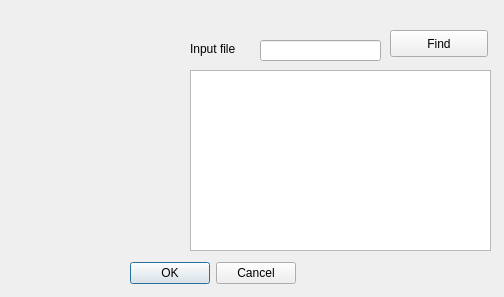
<?xml version="1.0" encoding="UTF-8"?>
<ui version="4.0">
 <class>MainForm</class>
 <widget class="QWidget" name="MainForm">
  <property name="geometry">
   <rect>
    <x>0</x>
    <y>0</y>
    <width>504</width>
    <height>297</height>
   </rect>
  </property>
  <property name="windowTitle">
   <string>Form</string>
  </property>
  <widget class="QDialogButtonBox" name="buttonBox">
   <property name="geometry">
    <rect>
     <x>120</x>
     <y>260</y>
     <width>176</width>
     <height>27</height>
    </rect>
   </property>
   <property name="standardButtons">
    <set>QDialogButtonBox::Cancel|QDialogButtonBox::Ok</set>
   </property>
  </widget>
  <widget class="QWidget" name="verticalLayoutWidget">
   <property name="geometry">
    <rect>
     <x>20</x>
     <y>20</y>
     <width>151</width>
     <height>231</height>
    </rect>
   </property>
   <layout class="QVBoxLayout" name="verticalLayout"/>
  </widget>
  <widget class="QLineEdit" name="lineEdit">
   <property name="geometry">
    <rect>
     <x>260</x>
     <y>40</y>
     <width>121</width>
     <height>21</height>
    </rect>
   </property>
  </widget>
  <widget class="QLabel" name="label">
   <property name="geometry">
    <rect>
     <x>190</x>
     <y>40</y>
     <width>66</width>
     <height>17</height>
    </rect>
   </property>
   <property name="text">
    <string>Input file</string>
   </property>
  </widget>
  <widget class="QPushButton" name="pushButton">
   <property name="geometry">
    <rect>
     <x>390</x>
     <y>30</y>
     <width>98</width>
     <height>27</height>
    </rect>
   </property>
   <property name="text">
    <string>Find</string>
   </property>
  </widget>
  <widget class="QTextEdit" name="textEdit">
   <property name="geometry">
    <rect>
     <x>190</x>
     <y>70</y>
     <width>301</width>
     <height>181</height>
    </rect>
   </property>
  </widget>
 </widget>
 <resources/>
 <connections/>
</ui>
